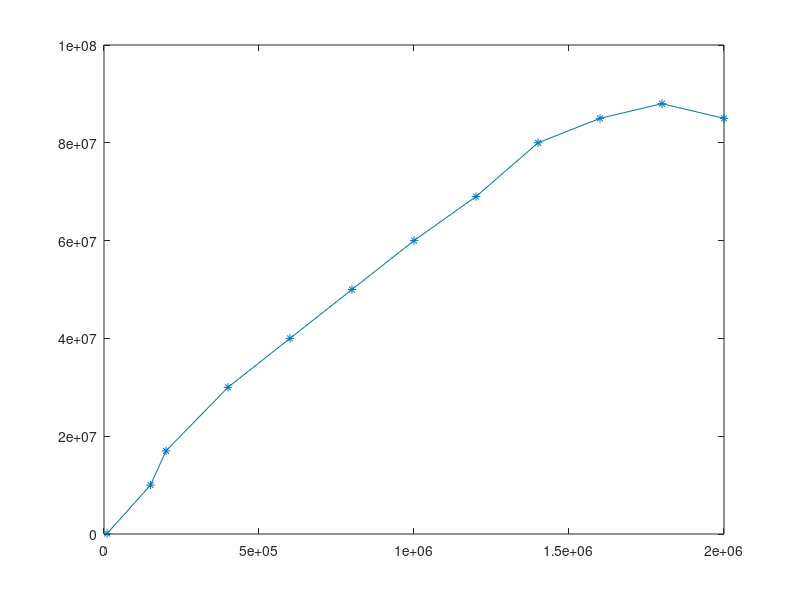

Recreate this plot in MATLAB.
x1 =[0.01,0.15, 0.2, 0.4, 0.6, 0.8, 1, 1.2,1.4,1.6,1.8, 2 ]*1e6;
x2=[0.01, 1 1.7 3 4 5 6 6.9 8 8.5 8.8 8.5 ]*1e7;
plot(x1,x2,'-*')